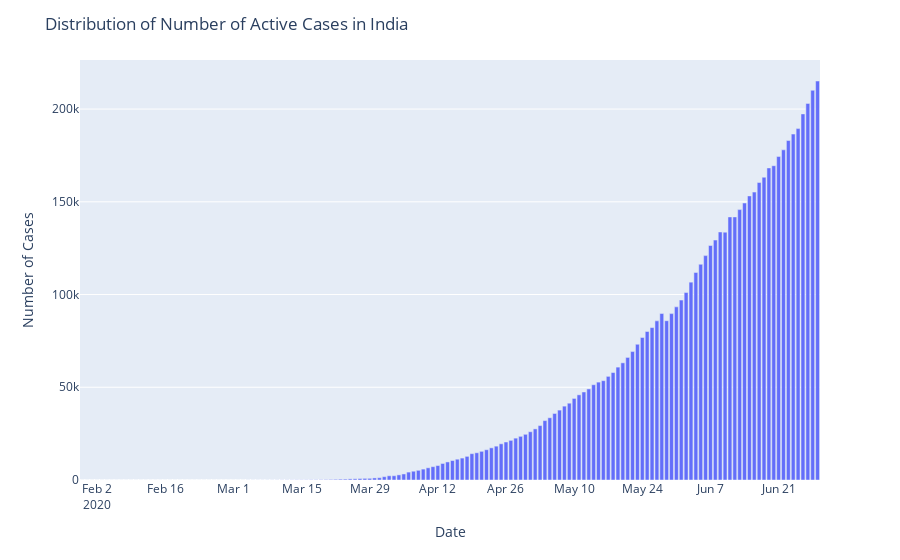

Source (notebook cell):
### Code cell
import plotly.express as px

fig = px.bar(x=datewise_india.index, y=datewise_india['Confirmed']-datewise_india['Recovered']-datewise_india['Deaths'])
fig.update_layout(title='Distribution of Number of Active Cases in India',
                 xaxis_title='Date', yaxis_title='Number of Cases')
fig.show()

### Figure 1 — Plotly figure (JSON) as saved in the notebook; plotly's stock layout.template omitted (floating-point values rounded to 4 significant figures; data arrays with more than 128 entries replaced by an {"elided": "..."} marker saying what was removed)
{"data": [{"alignmentgroup": "True", "hovertemplate": "x=%{x}<br>y=%{y}<extra></extra>", "legendgroup": "", "marker": {"color": "#636efa"}, "name": "", "offsetgroup": "", "orientation": "v", "showlegend": false, "textposition": "auto", "type": "bar", "x": {"elided": "152 str values"}, "xaxis": "x", "y": {"elided": "152 int values"}, "yaxis": "y"}], "layout": {"barmode": "relative", "legend": {"tracegroupgap": 0}, "margin": {"t": 60}, "title": {"text": "Distribution of Number of Active Cases in India"}, "xaxis": {"anchor": "y", "domain": [0, 1], "title": {"text": "Date"}}, "yaxis": {"anchor": "x", "domain": [0, 1], "title": {"text": "Number of Cases"}}}}
